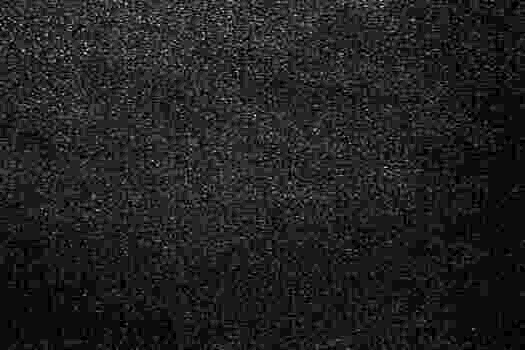
#> input picture black.jpg, 525 x 350 px
$ python cvex02.py
#> lines starting #> are read from the running program, lines starting #| are printed output that depends on the picture; after the words box and inside, x2 and y2 are one past the last pixel; in counts of white or black regions, pixels touching at a corner belong together
import cv2
img=cv2.imread('black.jpg',cv2.IMREAD_COLOR)
#> img is the input picture: shape (350, 525, 3); min 0, max 20, mean 2.6
Value=img[10,10,:]
#> Value = [5, 5, 5]
print("Accessing Pixel Values :",Value)
#| Accessing Pixel Values : [5 5 5]
for j in range (10,50):
    for i in range(11,55):
        img[j,i,0]=255
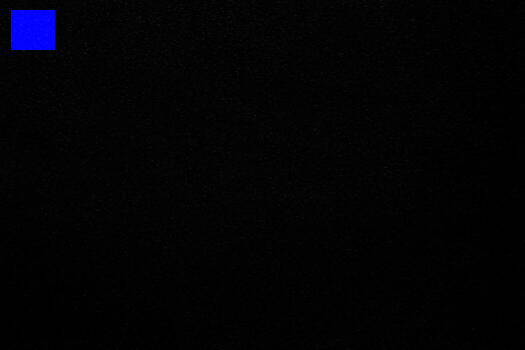
#> img: shape (350, 525, 3); 0.96% of pixels changed, all inside (x1, y1, x2, y2) = (11, 10, 55, 50)
Value=img[10,11,:]
#> Value = [255, 5, 5]
print("Modifying Pixel",Value)
#| Modifying Pixel [255   5   5]
cv2.imshow("image",img)
cv2.waitKey(0)
cv2.destroyAllWindows()
